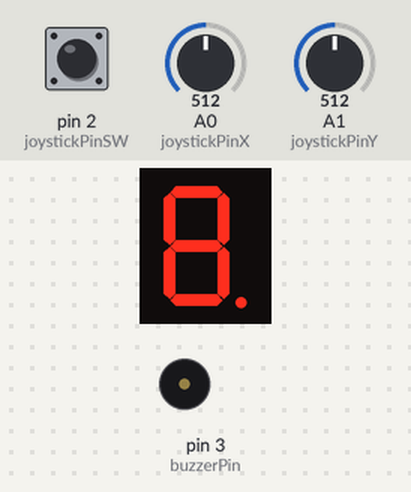
The sketch below on a simulated Arduino Uno, built with avr-gcc and run on an emulated ATmega328P. On the bench: 1-digit seven-segment display, buzzer (waves = sounding). Wiring (inferred from the names in the program): 1-digit 7-segment display, segments lit when LOW: segments pin 10, pin 9, pin 8, pin 7, pin 6, pin 5, pin 4, pin 12. Inputs (shaded band) come from the test bench; at power-on: A0 (joystickPinX) = 512, pin 2 (joystickPinSW) HIGH, A1 (joystickPinY) = 512. The segment pins are drawn as the display they are named for.

Above: at 1.25 s.
1.3 s: A0 (joystickPinX) set to 660
At 1.45 s:
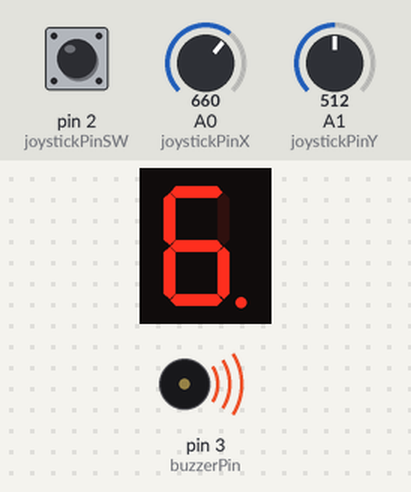
2.8 s: pin 2 (joystickPinSW) pulled LOW for 3.2 s
At 4.7 s:
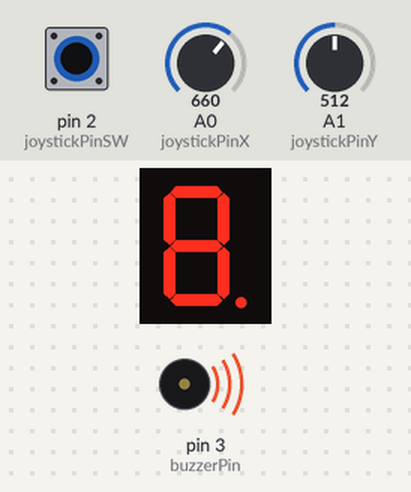
Timing chart, 0 to 6.4 s (numbered marks = the images above; inputs shaded):
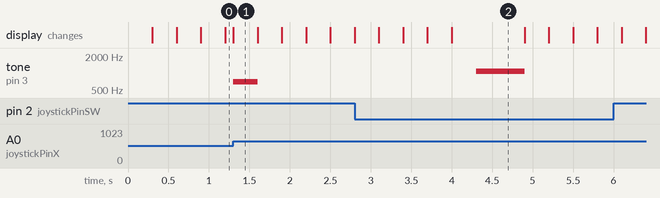

The sketch:

homework03.ino
```cpp
/*
  Homework03

  This program implements the task requirements of homework 03.
  The objective is to control the state of a 7 segment display using
  joystick movement and switch press.

  The circuit is comprised of:
  * a 7 segment display (connecting inputs for A, B, C, D, E, F, G, DP
    to the digital pins 12, 10, 9, 8, 7, 6, 5 and 4 respectively)
  * a joystick (connecting VRy and VRx to analog input pins A1 and A0
    respectively and switch input to digital pin 2)
  * a buzzer (connected to the digital pin 3)

  Created 02 Nov 2023
  By Tudor Butufei
  Modified 07 Nov 2023
  By Tudor Butufei

  https://github.com/i2002/IntroductionToRobotics/blob/main/src/homework03/homework03.ino
*/


/*
 * Configuration constants
 */

/** The upper threshold value above which the program considers joystick movement change */
const int joystickUpperThreshold = 650;

/** The upper threshold value below which the program considers joystick movement change */
const int joystickLowerThreshold = 350;

/** The value interval for neutral input zone when joystick returns to neutral state
    - this helps eliminate rapid state changes around threshold values */
const int joystickReturnThreshlold = 50;

/** The time interval in milliseconds for joystick switch input debounce */
const unsigned long buttonPressDebounceInterval = 50;

/** The time interval in milliseconds above which a button press is considered a long press */
const unsigned long buttonLongPressInterval = 1500;

/** The time interval in milliseconds for active segment blinking */
const unsigned long activeSegmentBlinkInterval = 300;

/** Whether the 7 segment display is in common annode or common cathode configuration */
const bool displayCommonAnnode = false;


/**
 * Component pins
 */

/** Digital pin connected to switch output */
const int joystickPinSW = 2;

/** Analog pin connected to X output */
const int joystickPinX = A0;

/** Analog pin connected to Y output */
const int joystickPinY = A1;

/** 7-segment display pins */
const int dispPinA = 12;
const int dispPinB = 10;
const int dispPinC = 9;
const int dispPinD = 8;
const int dispPinE = 7;
const int dispPinF = 6;
const int dispPinG = 5;
const int dispPinDP = 4;

/** Board pin for state change notification buzzer */
const int buzzerPin = 3;

/** 7-segment pins array */
const int segSize = 8;
const int displaySegmentPins[segSize] = {
  dispPinA, dispPinB, dispPinC, dispPinD, dispPinE, dispPinF, dispPinG, dispPinDP
};

/** The pin value considered on - this depends on common annode or cathode configuration */
const int displayOnState = displayCommonAnnode ? LOW : HIGH;


/**
 * State types definitions
 */

/** @enum Joystick position (UNCHANGED meaning the state is the same as last read) */
enum class Direction {
  UP, DOWN, LEFT, RIGHT, NEUTRAL, UNCHANGED
};

/** @enum Button state (UNCHANGED meaning the state is the same as last read) */
enum class ButtonState {
  PRESSED, RELEASED, UNCHANGED
};

/** @enum The actions triggered by button press */
enum class ButtonAction {
  PRESS, LONG_PRESS, NONE
};

/** @enum Definitions for segment indexes */
enum DisplaySegment {
  segA, segB, segC, segD, segE, segF, segG, segDP
};

/**
 * State transition matrix: specifies which will be the next
 * active segment when moving up, down, left or right
 */
const int stateTransitionMatrix[segSize][4] = {
  // up, down, left, right
  {segA, segG, segF, segB},    // a
  {segA, segG, segF, segB},    // b
  {segG, segD, segE, segDP},   // c
  {segG, segD, segE, segC},    // d
  {segG, segD, segE, segC},    // e
  {segA, segG, segF, segB},    // f
  {segA, segD, segG, segG},    // g
  {segDP, segDP, segC, segDP}, // dp
};


/**
 * Application state
 */

/** The logic state for each segment: true means turned on, false means turned off */
bool displaySegmentStates[segSize];

/** The physical state for the active blink: HIGH or LOW */
byte activeBlinkState = !displayOnState;

/** The index of the currently selected segment */
int currentSegmentIndex = segDP;


/**
 * Input state
 */

/** The current joystick position (UP, DOWN, LEFT, RIGHT or NEUTRAL) */
Direction joystickPosition = Direction::NEUTRAL;

/** Whether to check for long press timing conditions or not (the value is changed
    to true on button press and changed back to false when release before long press
    interval or long press action had been executed) */
bool buttonLongPressTimerActive = false;

/** Synchronize joystick switch state between interrupt handler and main loop.
    When a state change occurs, the state is updated to the new state. After
    the main loop processes the state change, the state value is set to UNCHANGED */
volatile ButtonState buttonState = ButtonState::UNCHANGED;


/**
 * Timing states
 */

/** The last millis() time when the active segment blink state had been toggled */
unsigned long lastActiveSegmentBlink = 0;

/** The last millis() time when the joystick switch has been pressed */
unsigned long buttonLongPressTimer = 0;

/** The last micros() time when interrupt handler had been called because of state
    change - used for joystick switch debouncing */
volatile unsigned long lastButtonInterruptTime = 0;


/*
 * Asynchronous tone player
 */
struct Note {
  int value;
  unsigned long duration;
};

/** Pointer to the current tone sequence playing (an array of Notes, where the last note has the value -1) */
Note *currentToneSequence = nullptr;

/** The index to the current note playing in the tone sequence */
int currentToneIndex = 0;

/** The millis() time of the last tone note played */
unsigned long lastTonePlayerNote;


/*
 * Defined tone sequences
 */
const Note stateResetTone[] = {
  {.value = 1080, .duration = 600},
  {.value = -1, .duration = 0}
};

const Note joystickMoveTone[] = {
 {.value = 698, .duration = 300},
 {.value = -1, .duration = 0}
};

const Note toggleSegmentTone[] = {
  {.value = 880, .duration = 300},
  {.value = -1, .duration = 0}
};


// --- Main program ---
/**
 * Setup.
 * Configure joystick switch pin as pull up input.
 * Configure 7 segment display and buzzer output pins.
 * Register joystick switch interrupt handler (for debouncing).
 */
void setup() {
  for (int i = 0; i < segSize; i++) {
    pinMode(displaySegmentPins[i], OUTPUT);
  }

  pinMode(joystickPinSW, INPUT_PULLUP);
  pinMode(buzzerPin, OUTPUT);

  attachInterrupt(digitalPinToInterrupt(joystickPinSW), handleButtonInterrupt, CHANGE);
}


/**
 * Main loop.
 * Handle program state changes.
 */
void loop() {
  // Process input state changes
  // > Joystick switch press and long press
  switch (processButtonAction()) {
    case ButtonAction::PRESS:
      toggleSegmentAction(currentSegmentIndex);
      break;

    case ButtonAction::LONG_PRESS:
      resetAction();
      break;
  }

  // > Joystick movement
  if (processJoystickMovement() != Direction::UNCHANGED) {
    changeCurrentSegmentAction(joystickPosition);
  }

  // Display state changes
  updateDisplayState();

  // Process asynchronous processes
  asyncToneSequence();
}


// --- Action handlers ---
/**
 * Reset state action.
 * Resets display state and current segment and plays the reset tone sequence.
 */
void resetAction() {
  for (int i = 0; i < segSize; i++) {
    displaySegmentStates[i] = !displayOnState;
  }
  currentSegmentIndex = segDP;
  playToneSequence(stateResetTone);
}


/**
 * Toggle segment action.
 * Toggles the active segment state and plays the respective tone sequence.
 *
 * @param segmentIndex the index of the segment whose state is to be toggled.
 */
void toggleSegmentAction(int segmentIndex) {
  resetBlinkActiveSegment();
  displaySegmentStates[segmentIndex] = !displaySegmentStates[segmentIndex];
  playToneSequence(toggleSegmentTone);
}


/**
 * Change current segment action.
 * Updates the current segment based on the provided direction. If the state
 * changes a tone sequence is played.
 *
 * @param dir the direction (UP, DOWN, LEFT or RIGHT) for active state transition
 */
void changeCurrentSegmentAction(Direction dir) {
  if (dir != Direction::NEUTRAL && dir != Direction::UNCHANGED) {
    int nextState = stateTransitionMatrix[currentSegmentIndex][(int) dir];
    if (nextState != currentSegmentIndex) {
      currentSegmentIndex = nextState;
      resetBlinkActiveSegment();
      playToneSequence(joystickMoveTone);
    }
  }
}


// --- Input handlers ---

/**
 * Button state change interrupt for debouncing.
 * Updates the debounced joystick switch state for the main loop to process the state change.
 */
void handleButtonInterrupt() {
  static unsigned long buttonReleaseInterruptTime = 0;
  buttonReleaseInterruptTime = micros();

  if (buttonReleaseInterruptTime - lastButtonInterruptTime > buttonPressDebounceInterval * 1000) {
    buttonState = digitalRead(joystickPinSW) ? ButtonState::RELEASED : ButtonState::PRESSED;
  }

  lastButtonInterruptTime = buttonReleaseInterruptTime;
}


/**
 * Process button action.
 * It checks for state changes and returns if an action has ocurred (either LONG PRESS or normal PRESS).
 * Long presses are detected when the timer started at button press becomes larger than long press interval.
 * If the button is released before that condition becomes true, the timer is reset.
 *
 * @returns the button action (either LONG_PRESS, PRESS or NONE)
 */
ButtonAction processButtonAction() {
  switch(buttonState) {
    case ButtonState::PRESSED:
      buttonState = ButtonState::UNCHANGED;
      buttonLongPressTimer = millis();
      buttonLongPressTimerActive = true;
      break;

    case ButtonState::RELEASED:
      buttonState = ButtonState::UNCHANGED;
      if (millis() - buttonLongPressTimer < buttonLongPressInterval) {
        buttonLongPressTimerActive = false;
        return ButtonAction::PRESS;
      }
      break;

    case ButtonState::UNCHANGED:
      if (buttonLongPressTimerActive && (millis() - buttonLongPressTimer > buttonLongPressInterval)) {
        buttonLongPressTimerActive = false;
        return ButtonAction::LONG_PRESS;
      }
      break;
  }

  return ButtonAction::NONE;
}


/**
 * Process joystick movement.
 * Based on current values and previous joystick position, it computes if the current joystick position changed.
 * It is considered a joystick position change if leaving from NEUTRAL to either direction or returning from any
 * direction to NEUTRAL.
 *
 * @returns either the new joystick position (UP, DOWN, LEFT, RIGHT, NEUTRAL) or UNCHANGED
 */
Direction processJoystickMovement() {
  // read joystick status
  int joystickX = analogRead(joystickPinX);
  int joystickY = analogRead(joystickPinY);
  Direction nextJoystickPosition = Direction::UNCHANGED;

  // joystick returned to neutral
  bool returnedFromUp = joystickPosition == Direction::UP && joystickY < joystickUpperThreshold - joystickReturnThreshlold;
  bool returnedFromLeft = joystickPosition == Direction::LEFT && joystickX < joystickUpperThreshold - joystickReturnThreshlold;
  bool returnedFromDown = joystickPosition == Direction::DOWN && joystickY > joystickLowerThreshold + joystickReturnThreshlold;
  bool returnedFromRight = joystickPosition == Direction::RIGHT && joystickX > joystickLowerThreshold + joystickReturnThreshlold;
  bool joystickReturned = returnedFromUp || returnedFromDown || returnedFromRight || returnedFromLeft;
  if (joystickReturned) {
    nextJoystickPosition = Direction::NEUTRAL;
  }

  // movement only from neutral position
  if (joystickPosition == Direction::NEUTRAL || joystickReturned) {
    if (joystickY > joystickUpperThreshold) {
      nextJoystickPosition = Direction::UP;
    } else if (joystickX > joystickUpperThreshold) {
      nextJoystickPosition = Direction::LEFT;
    } else if (joystickY < joystickLowerThreshold) {
      nextJoystickPosition = Direction::DOWN;
    } else if (joystickX < joystickLowerThreshold) {
      nextJoystickPosition = Direction::RIGHT;
    }
  }

  if (nextJoystickPosition != Direction::UNCHANGED) {
    joystickPosition = nextJoystickPosition;
  }

  return nextJoystickPosition;
}

// --- Output handlers ---

/**
 * Update 7 segment display state.
 */
void updateDisplayState() {
  for (int i = 0; i < segSize; i++) {
    if (i == currentSegmentIndex) {
      blinkActiveSegment();
    } else {
      digitalWrite(displaySegmentPins[i], displaySegmentStates[i] ? displayOnState : !displayOnState);
    }
  }
}


/**
 * Blink active segment state.
 */
void blinkActiveSegment() {
  if(delayedExec(lastActiveSegmentBlink, activeSegmentBlinkInterval)) {
    activeBlinkState = !activeBlinkState;
    digitalWrite(displaySegmentPins[currentSegmentIndex], activeBlinkState);
  }
}


/**
 * Reset the active segment blink state.
 * This is used when an action has ocurred.
 */
void resetBlinkActiveSegment() {
  lastActiveSegmentBlink = 0;
  activeBlinkState = displaySegmentStates[currentSegmentIndex];
}


// --- Helper functions ---
/**
 * Helper function to execute a code delay without blocking the main loop.
 * Update the lastExec argument and retrun true if the ammount specified has
 * passed since the last run.
 *
 * @param lastExec the last millis() time when the action has been executed
 * @param delay the ammount in milliseconds between two executions
 * @returns true if the ammount has passed and the lastExec argument has been
 *  updated, false otherwise
 */
bool delayedExec(unsigned long &lastExec, unsigned long delay) {
  unsigned long currentMillis = millis();
  if (currentMillis - lastExec >= delay) {
    lastExec = currentMillis;
    return true;
  }

  return false;
}


// --- Asynchronous tone sequence player ---
/**
 * Start playing a tone sequence.
 */
void playToneSequence(Note *sequence) {
  currentToneSequence = sequence;
  currentToneIndex = 0;
  tone(buzzerPin, sequence[0].value, sequence[0].duration);
  lastTonePlayerNote = millis();
}


/**
 * Continue playing the active tone sequence.
 */
void asyncToneSequence() {
  if (currentToneSequence && delayedExec(lastTonePlayerNote, currentToneSequence[currentToneIndex].duration)) {
    Note nextNote = currentToneSequence[currentToneIndex + 1];

    // tone sequence ended
    if (nextNote.value == -1 || nextNote.duration == 0) {
      currentToneSequence = nullptr;
      currentToneIndex = 0;
      return;
    }

    // play next tone
    tone(buzzerPin, nextNote.value, nextNote.duration);
    currentToneIndex++;
  }
}
 
```

Measured:
- after the input at 1.3 s, tone on pin 3 (buzzerPin): silent → 698 Hz at once, → silent 0.30 s later; the display: changes at once (image 1)
- after the input at 2.8 s, tone on pin 3 (buzzerPin): silent → 1080 Hz after 1.5 s, → silent 0.60 s later
- what the display in image 2 shows lasts 0.9 s, from 4.0 s to 4.9 s
